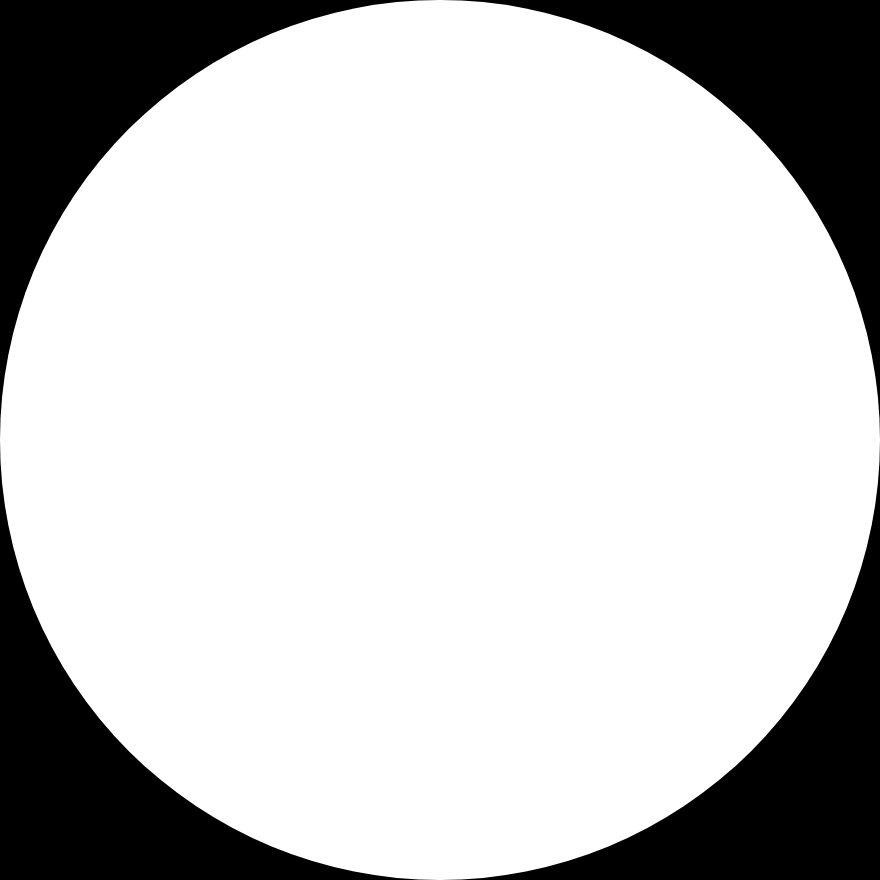
Frame 1 (no input)
Frame 60 (no input): identical to frame 1, image omitted
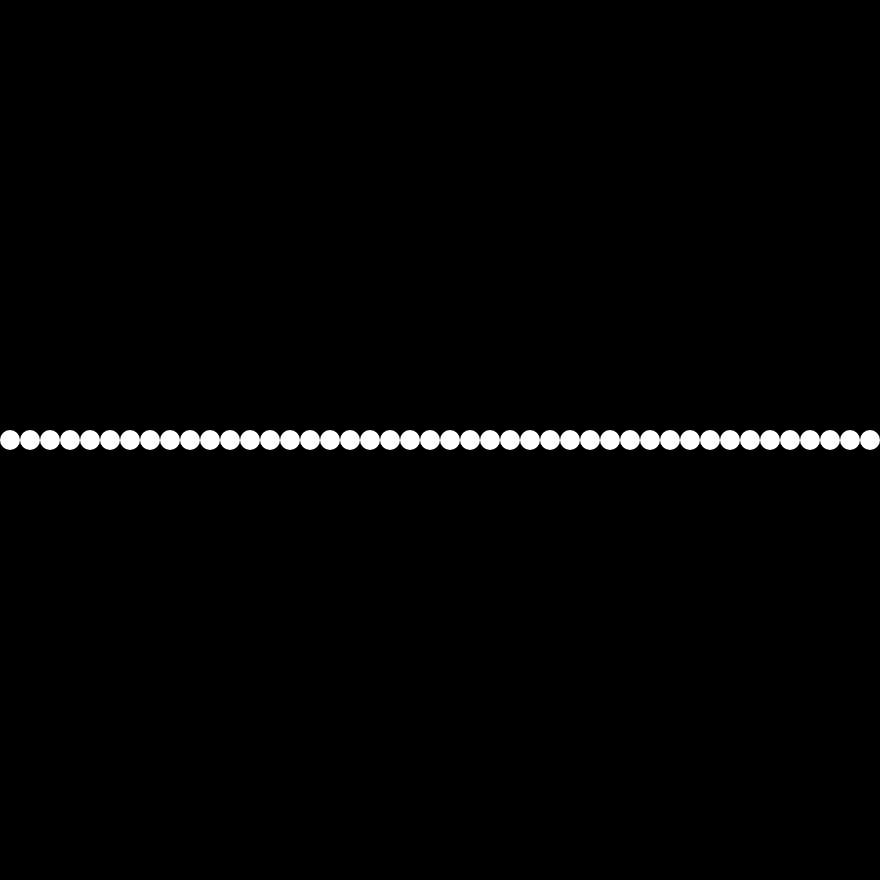
Frame 120 (the mouse pressed at the canvas centre since frame 60)

The p5.js sketch that drew these frames (run headless with seeded random() and noise() and a simulated clock; from frame 60 on, the mouse is pressed at the canvas centre):

// p5.js sketch
// ── sketch.js
// 2026-11-01

function setup() {
    createCanvas(880, 880);
}

function draw() {
    background(0);
    let amount = Math.max(1, Math.ceil(mouseX / 10));
    let w = width / amount;
    translate(w / 2, 0);
    for (let i = 0; i < amount; i++) {
        noStroke();
        fill(255);
        ellipse(i * w, height / 2, w, w);
    }
}

function touchMoved() {
    updateTiles();
}
